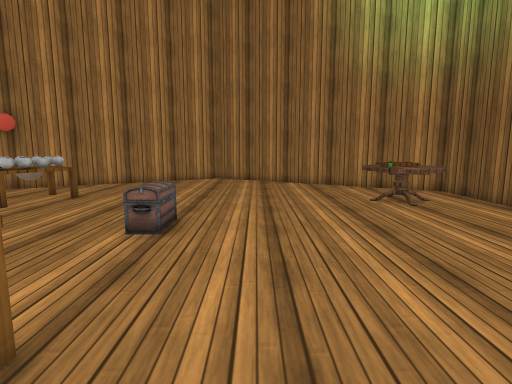
[1] (above)

17 first-person views from a walk through a Unity game level. The camera is 1.2 m above the floor, tilts 8° down and sees 80° across. The floor is counted in squares, 0.5 m on a side. Each view is taken from the middle of a square. On the plan, view 1 faces up. The plan holds only what a view shows up to about 19 squares ahead; the rest is blank. The place goes on beyond the plan. The player character is not drawn. Some surface patterns are stand-ins.

[2]
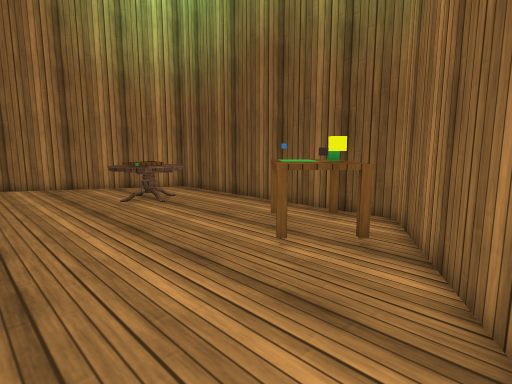

[3]
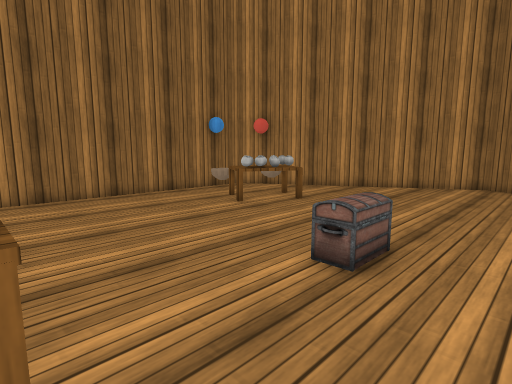

[4]
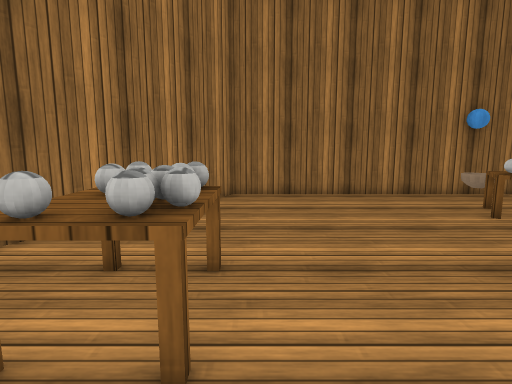

[5]
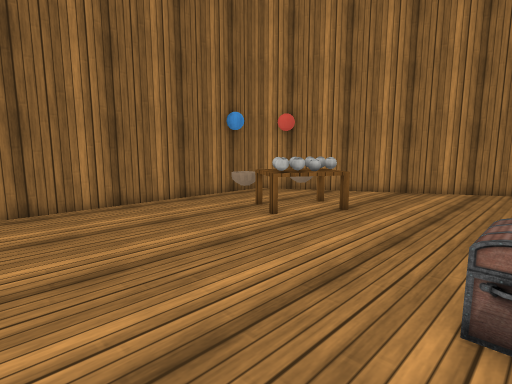

[6]
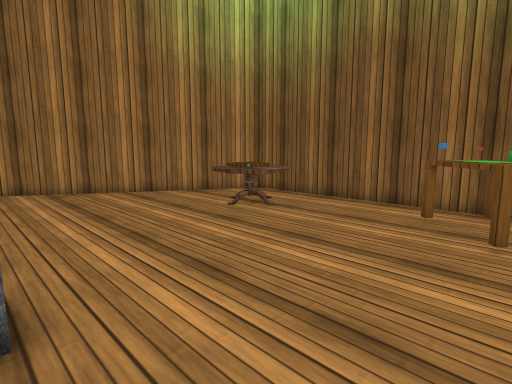

[7]
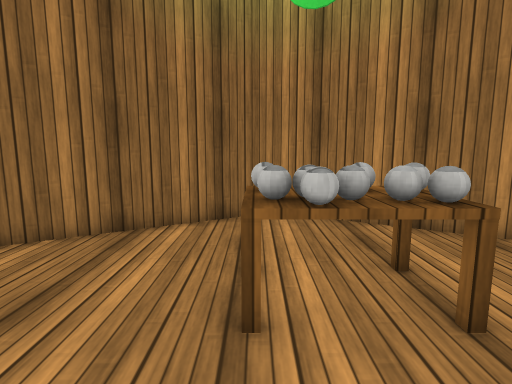

[8]
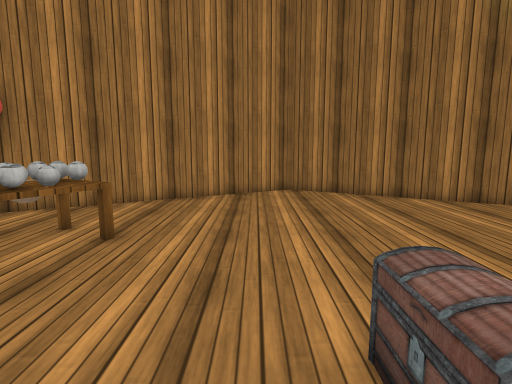

[9]
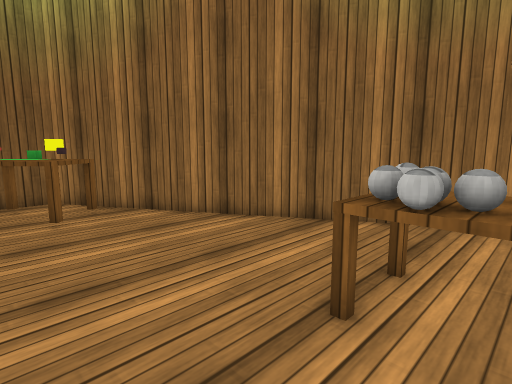

[10]
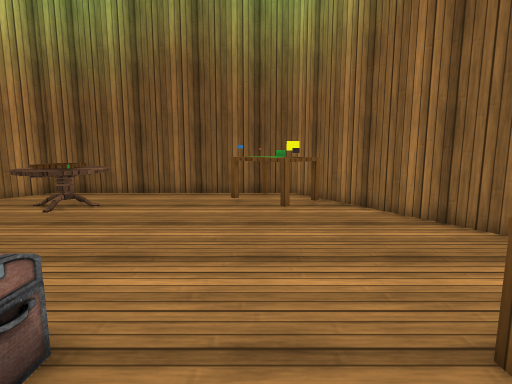

[11]
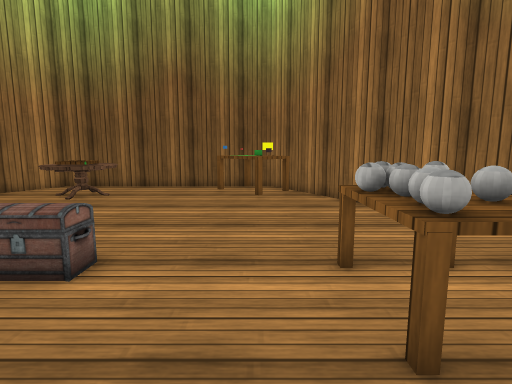

[12]
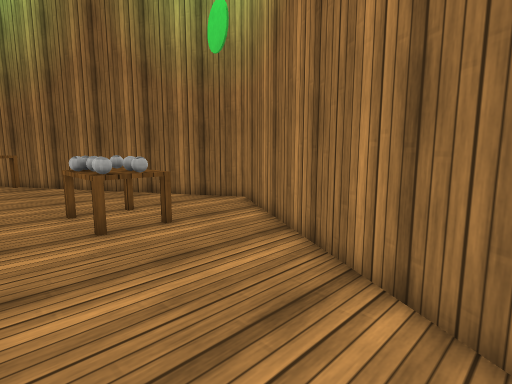

[13]
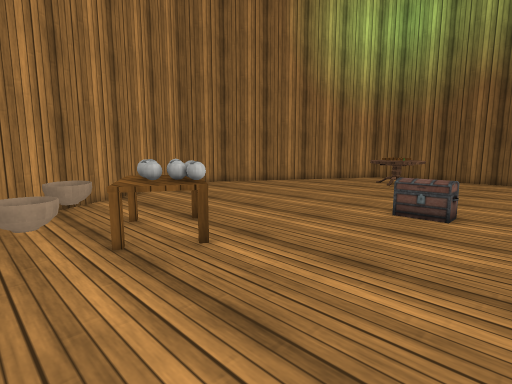

[14]
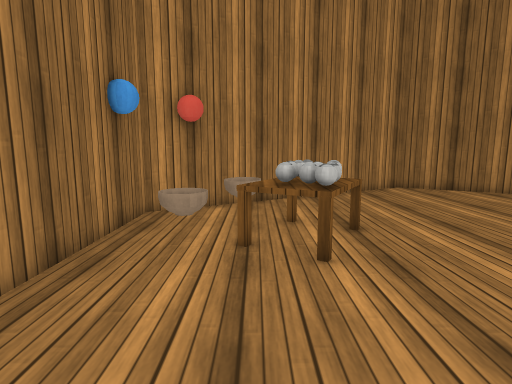

[15]
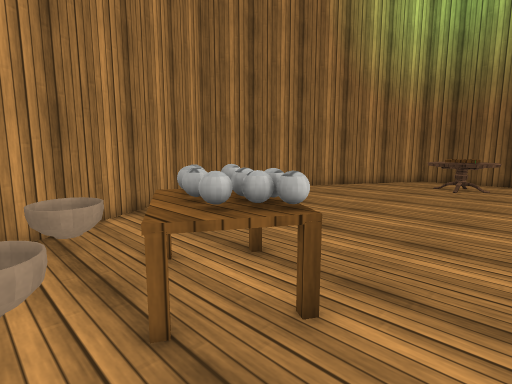

[16]
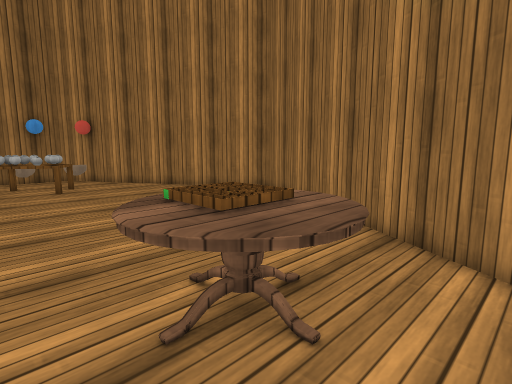

[17]
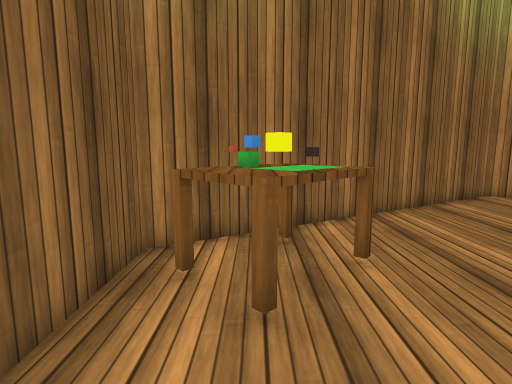

### Floor plan
Points are (right, up) in squares from view 1. A wall is a line through its corners. A room is listed if a view was taken in it or the views show most of it. See-through windows are left out.
Room 1 (views 1, 2, 3, 4, 5, 6, 7, 8, 9, 10, 11, 12, 13, 14, 15, 16, 17)
walls: (-3.7, -4.4) (10.7, 3.9) (10.7, 17.2) (-3, 25.1) (-16.2, 17.5) (-16.2, 2.8) (-3.7, -4.4)
objects: bowl (-14, 14) to (-12, 17); table (-12, 12) to (-11, 16); other object (-11, 13); other object (-11, 14); other object (-11, 15); other object (-10, 13); other object (-10, 14); other object (-10, 15); other object (-10, 16); table (-9, 14) to (-9, 15); table (-6, 1) to (-4, 1); other object (-6, 2); other object (-6, 3); other object (-5, 2); other object (-5, 3); other object (-4, 2); other object (-4, 3); chest (-4, 8) to (-3, 10); other object (-3, 1) to (-3, 2); other object (-3, 3); table (5, 12) to (8, 16); other object (6, 3) to (9, 7)

Positions as (right, up) in squares from view 1, and headings:
1: (0, 0), facing up
2: (0, 0), facing up-right
3: (0, 3), facing up-left
4: (0, 4), facing left
5: (-3, 4), facing up-left
6: (-3, 4), facing up-right
7: (-3, 7), facing down
8: (-5, 7), facing up
9: (-5, 7), facing down-right
10: (-6, 6), facing right
11: (-9, 5), facing right
12: (-15, 6), facing down-right
13: (-15, 6), facing up-right
14: (-12, 6), facing up
15: (-14, 10), facing up-right
16: (10, 11), facing up-left
17: (8, 11), facing down
